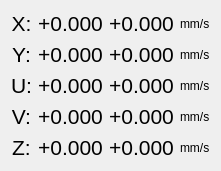
                  <widget class="QWidget" name="manufacturing_coordinate_4">
                   <attribute name="title">
                    <string>速度</string>
                   </attribute>
                   <layout class="QHBoxLayout" name="horizontalLayout_13">
                    <item>
                     <layout class="QHBoxLayout" name="horizontalLayout_3" stretch="1,2,2,1">
                      <item>
                       <layout class="QVBoxLayout" name="verticalLayout_4">
                        <item>
                         <widget class="QLabel" name="label_191">
                          <property name="text">
                           <string>&lt;html&gt;&lt;head/&gt;&lt;body&gt;&lt;p&gt;&lt;span style=&quot; font-size:16pt; color:#000000;&quot;&gt;X:&lt;/span&gt;&lt;/p&gt;&lt;/body&gt;&lt;/html&gt;</string>
                          </property>
                          <property name="alignment">
                           <set>Qt::AlignCenter</set>
                          </property>
                         </widget>
                        </item>
                        <item>
                         <widget class="QLabel" name="label_188">
                          <property name="text">
                           <string>&lt;html&gt;&lt;head/&gt;&lt;body&gt;&lt;p&gt;&lt;span style=&quot; font-size:16pt; color:#000000;&quot;&gt;Y:&lt;/span&gt;&lt;/p&gt;&lt;/body&gt;&lt;/html&gt;</string>
                          </property>
                          <property name="alignment">
                           <set>Qt::AlignCenter</set>
                          </property>
                         </widget>
                        </item>
                        <item>
                         <widget class="QLabel" name="label_189">
                          <property name="text">
                           <string>&lt;html&gt;&lt;head/&gt;&lt;body&gt;&lt;p&gt;&lt;span style=&quot; font-size:16pt; color:#000000;&quot;&gt;U:&lt;/span&gt;&lt;/p&gt;&lt;/body&gt;&lt;/html&gt;</string>
                          </property>
                          <property name="alignment">
                           <set>Qt::AlignCenter</set>
                          </property>
                         </widget>
                        </item>
                        <item>
                         <widget class="QLabel" name="label_192">
                          <property name="text">
                           <string>&lt;html&gt;&lt;head/&gt;&lt;body&gt;&lt;p&gt;&lt;span style=&quot; font-size:16pt; color:#000000;&quot;&gt;V:&lt;/span&gt;&lt;/p&gt;&lt;/body&gt;&lt;/html&gt;</string>
                          </property>
                          <property name="alignment">
                           <set>Qt::AlignCenter</set>
                          </property>
                         </widget>
                        </item>
                        <item>
                         <widget class="QLabel" name="label_218">
                          <property name="text">
                           <string>&lt;html&gt;&lt;head/&gt;&lt;body&gt;&lt;p&gt;&lt;span style=&quot; font-size:16pt;&quot;&gt;Z:&lt;/span&gt;&lt;/p&gt;&lt;/body&gt;&lt;/html&gt;</string>
                          </property>
                          <property name="alignment">
                           <set>Qt::AlignCenter</set>
                          </property>
                         </widget>
                        </item>
                       </layout>
                      </item>
                      <item>
                       <layout class="QVBoxLayout" name="verticalLayout_3">
                        <item>
                         <widget class="QLabel" name="Label_X_Speed">
                          <property name="text">
                           <string>&lt;html&gt;&lt;head/&gt;&lt;body&gt;&lt;p&gt;&lt;span style=&quot; font-size:16pt;&quot;&gt;+0.000&lt;/span&gt;&lt;/p&gt;&lt;/body&gt;&lt;/html&gt;</string>
                          </property>
                          <property name="alignment">
                           <set>Qt::AlignCenter</set>
                          </property>
                         </widget>
                        </item>
                        <item>
                         <widget class="QLabel" name="Label_Y_Speed">
                          <property name="text">
                           <string>&lt;html&gt;&lt;head/&gt;&lt;body&gt;&lt;p&gt;&lt;span style=&quot; font-size:16pt;&quot;&gt;+0.000&lt;/span&gt;&lt;/p&gt;&lt;/body&gt;&lt;/html&gt;</string>
                          </property>
                          <property name="alignment">
                           <set>Qt::AlignCenter</set>
                          </property>
                         </widget>
                        </item>
                        <item>
                         <widget class="QLabel" name="Label_U_Speed">
                          <property name="text">
                           <string>&lt;html&gt;&lt;head/&gt;&lt;body&gt;&lt;p&gt;&lt;span style=&quot; font-size:16pt;&quot;&gt;+0.000&lt;/span&gt;&lt;/p&gt;&lt;/body&gt;&lt;/html&gt;</string>
                          </property>
                          <property name="alignment">
                           <set>Qt::AlignCenter</set>
                          </property>
                         </widget>
                        </item>
                        <item>
                         <widget class="QLabel" name="Label_V_Speed">
                          <property name="text">
                           <string>&lt;html&gt;&lt;head/&gt;&lt;body&gt;&lt;p&gt;&lt;span style=&quot; font-size:16pt;&quot;&gt;+0.000&lt;/span&gt;&lt;/p&gt;&lt;/body&gt;&lt;/html&gt;</string>
                          </property>
                          <property name="alignment">
                           <set>Qt::AlignCenter</set>
                          </property>
                         </widget>
                        </item>
                        <item>
                         <widget class="QLabel" name="Label_Z_Speed">
                          <property name="text">
                           <string>&lt;html&gt;&lt;head/&gt;&lt;body&gt;&lt;p&gt;&lt;span style=&quot; font-size:16pt;&quot;&gt;+0.000&lt;/span&gt;&lt;/p&gt;&lt;/body&gt;&lt;/html&gt;</string>
                          </property>
                          <property name="alignment">
                           <set>Qt::AlignCenter</set>
                          </property>
                         </widget>
                        </item>
                       </layout>
                      </item>
                      <item>
                       <layout class="QVBoxLayout" name="verticalLayout_5">
                        <item>
                         <widget class="QLabel" name="Label_X_MSpeed">
                          <property name="text">
                           <string>&lt;html&gt;&lt;head/&gt;&lt;body&gt;&lt;p&gt;&lt;span style=&quot; font-size:16pt;&quot;&gt;+0.000&lt;/span&gt;&lt;/p&gt;&lt;/body&gt;&lt;/html&gt;</string>
                          </property>
                          <property name="alignment">
                           <set>Qt::AlignCenter</set>
                          </property>
                         </widget>
                        </item>
                        <item>
                         <widget class="QLabel" name="Label_Y_MSpeed">
                          <property name="text">
                           <string>&lt;html&gt;&lt;head/&gt;&lt;body&gt;&lt;p&gt;&lt;span style=&quot; font-size:16pt;&quot;&gt;+0.000&lt;/span&gt;&lt;/p&gt;&lt;/body&gt;&lt;/html&gt;</string>
                          </property>
                          <property name="alignment">
                           <set>Qt::AlignCenter</set>
                          </property>
                         </widget>
                        </item>
                        <item>
                         <widget class="QLabel" name="Label_U_MSpeed">
                          <property name="text">
                           <string>&lt;html&gt;&lt;head/&gt;&lt;body&gt;&lt;p&gt;&lt;span style=&quot; font-size:16pt;&quot;&gt;+0.000&lt;/span&gt;&lt;/p&gt;&lt;/body&gt;&lt;/html&gt;</string>
                          </property>
                          <property name="alignment">
                           <set>Qt::AlignCenter</set>
                          </property>
                         </widget>
                        </item>
                        <item>
                         <widget class="QLabel" name="Label_V_MSpeed">
                          <property name="text">
                           <string>&lt;html&gt;&lt;head/&gt;&lt;body&gt;&lt;p&gt;&lt;span style=&quot; font-size:16pt;&quot;&gt;+0.000&lt;/span&gt;&lt;/p&gt;&lt;/body&gt;&lt;/html&gt;</string>
                          </property>
                          <property name="alignment">
                           <set>Qt::AlignCenter</set>
                          </property>
                         </widget>
                        </item>
                        <item>
                         <widget class="QLabel" name="Label_Z_MSpeed">
                          <property name="text">
                           <string>&lt;html&gt;&lt;head/&gt;&lt;body&gt;&lt;p&gt;&lt;span style=&quot; font-size:16pt;&quot;&gt;+0.000&lt;/span&gt;&lt;/p&gt;&lt;/body&gt;&lt;/html&gt;</string>
                          </property>
                          <property name="alignment">
                           <set>Qt::AlignCenter</set>
                          </property>
                         </widget>
                        </item>
                       </layout>
                      </item>
                      <item>
                       <layout class="QVBoxLayout" name="verticalLayout_27">
                        <item>
                         <widget class="QLabel" name="label_21">
                          <property name="styleSheet">
                           <string notr="true">font: 16pt &quot;黑体&quot;;</string>
                          </property>
                          <property name="text">
                           <string>mm/s</string>
                          </property>
                         </widget>
                        </item>
                        <item>
                         <widget class="QLabel" name="label_22">
                          <property name="styleSheet">
                           <string notr="true">font: 16pt &quot;黑体&quot;;</string>
                          </property>
                          <property name="text">
                           <string>mm/s</string>
                          </property>
                         </widget>
                        </item>
                        <item>
                         <widget class="QLabel" name="label_23">
                          <property name="styleSheet">
                           <string notr="true">font: 16pt &quot;黑体&quot;;</string>
                          </property>
                          <property name="text">
                           <string>mm/s</string>
                          </property>
                         </widget>
                        </item>
                        <item>
                         <widget class="QLabel" name="label_24">
                          <property name="styleSheet">
                           <string notr="true">font: 16pt &quot;黑体&quot;;</string>
                          </property>
                          <property name="text">
                           <string>mm/s</string>
                          </property>
                         </widget>
                        </item>
                        <item>
                         <widget class="QLabel" name="label_25">
                          <property name="styleSheet">
                           <string notr="true">font: 16pt &quot;黑体&quot;;</string>
                          </property>
                          <property name="text">
                           <string>mm/s</string>
                          </property>
                         </widget>
                        </item>
                       </layout>
                      </item>
                     </layout>
                    </item>
                   </layout>
                  </widget>
